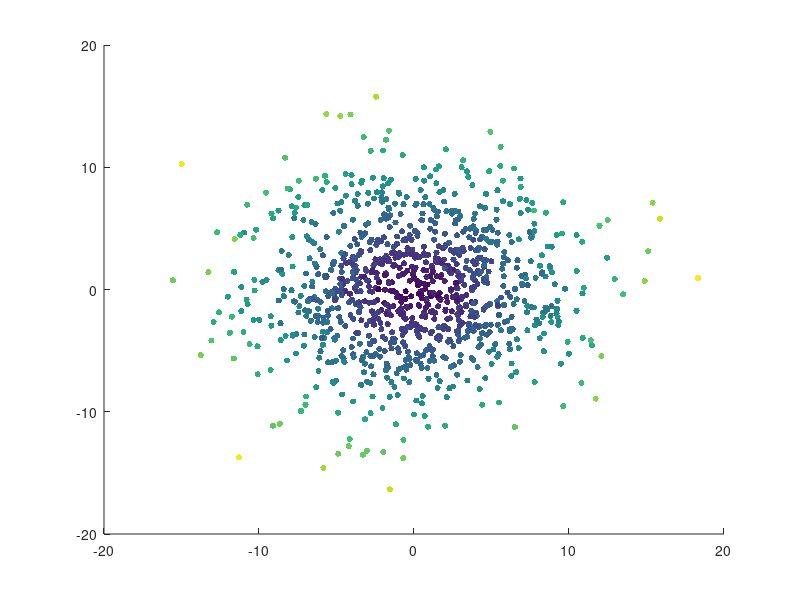

Write MATLAB code to recreate this figure.
%% pancake-cigar, Hamish Dickson 24/01/2015

%
%% implementation 2 - a random walk
%

%
% ok, so what happens here is particles all start out close, with a gaussian distribution of momenta (they are still
% all the same mass, call that one, so the momentum is proportional to the velocity). When they are close, they are
% more likely to collide with another particle and change direction, so this model assumes
% 1) particles are more likely to change direction if they are close to the center
% 2) the new momentum ~ old momentum + gaussian "walk" (ie perturbation)
%

%
% note: I'm aware this doesn't really fit with a strict definition of a random walk (ie it's not that random), but it's
% how I came to think about this model
% 

%% Initialization
clear ; close all; clc

AXIS_SCALE = [-20 20 -20 20];
PARTICLES = 1000;
SQUISH = 100;
TIME_INCREMENT = 0.001;

%% first off - start with a ball - how would a ball expand?

p_x = randn(PARTICLES, 1);
p_y = randn(PARTICLES, 1) / SQUISH;
%p_y = randn(PARTICLES, 1);

% so, every particle has a velocity to start with
u_x = randn(PARTICLES,1);
u_y = randn(PARTICLES,1);

c = sqrt(u_x.^2 + u_y.^2);

%% initial state
scatter(p_x, p_y, 20, c, 'filled')
axis (AXIS_SCALE);
hold on;

pause (1);

p_x = u_x * TIME_INCREMENT + p_x;
p_y = u_y * TIME_INCREMENT + p_y;

clf;
scatter(p_x, p_y, 20, c, 'filled')
axis (AXIS_SCALE);

pause (1);

% after each time chunk, each particle has a probablity that it will "walk". The probablity is based on
% how dense the material around it is (the denser the material - the more likely it is to have a walk)

% lets assume the size of the walk is the same (we're dealing with very high evergy plasmers here)

% guess - probability of walk = 1 / sqrt((p_x / SQUISH).^2 + p_y.^2) ie the closer in it is, the more dense
% the material

count = 0;

for t=1:5000
	count++;

	prob = (1 / sqrt((p_x / 3).^2 + (p_y).^2))';

	u_x = u_x + (prob .* randn(PARTICLES,1)); % old speed + some random perturbation
	u_y = u_y + (prob .* randn(PARTICLES,1));

	p_x = u_x * TIME_INCREMENT + p_x;
	p_y = u_y * TIME_INCREMENT + p_y;

	% print every 100th one
	if count == 1000
		count = 0;

		% ie the magnitude of the speed
		% red = hot
		% blue = cold
		c = sqrt(u_x.^2 + u_y.^2); 

		clf;
		scatter(p_x, p_y, 20, c, 'filled')
		axis (AXIS_SCALE);

		pause (1);
	end
end
